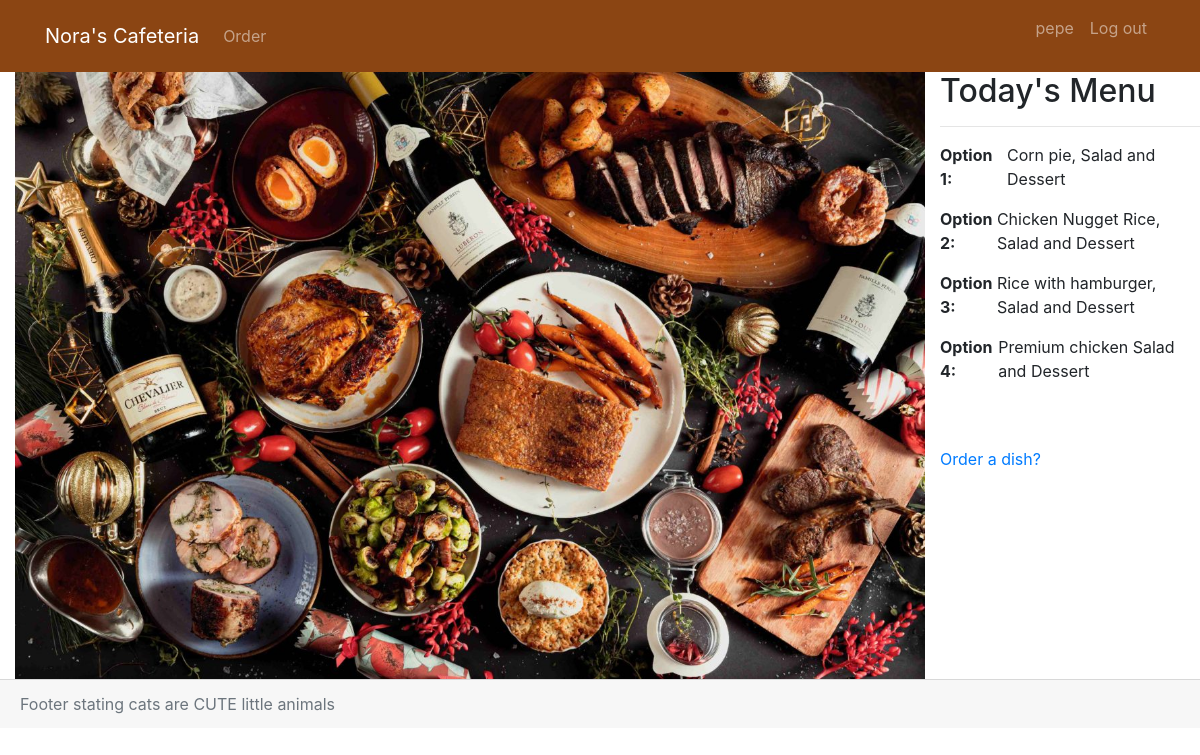
/ (signed in), run on the app's committed database.
### cafeteria/models.py (models this page shows, shortened)
class User(AbstractUser):
    last_name = models.CharField(max_length=100, blank=True, null=True)
    password = models.CharField(max_length=100)
    role = models.CharField(max_length=8, choices=ROLES, default='employee')
    objects = UserManager()
    USERNAME_FIELD = 'username'
    REQUIRED_FIELDS = ['password', 'role']

class Dish(models.Model):
    name = models.CharField(max_length=256, unique=True)

### cafeteria/views.py (the view)
# urls.py: path('', views.home, name='home'),
def home(request):
    date = localtime(now()).date()
    menu = None
    try:
        menu = Menu.objects.get(date=date)
        print(f'Menu uuid: {menu.uuid}')
    except Exception as ex:
        print(f'Error: {ex}')
    is_authenticated = False
    is_admin = False
    if request.user.is_authenticated:
        print('User authenticated')
        is_authenticated = True
        role = request.user.role.lower()
        if role == 'admin':
            is_admin = True
    return render(request, 'cafeteria/home.html', {
        'menu': menu,
        'is_authenticated': is_authenticated,
        'is_admin': is_admin
    })

### cafeteria/templates/cafeteria/home.html (shortened to what this page needs)
{% extends 'cafeteria/base.html' %}
{% block 'body' %}
    {% load static %}
    <div class="d-flex justify-content-start">
        <div class="menu-image">
            <div class="col-auto">
                <img src="{% static 'images/home_img.jpg' %}" alt="Nora's Cafeteria" class="img-fluid">
            </div>
        </div>
        <div class="menu-text">
            {% if menu %}
                <h2 class="main-title text-left">Today's Menu</h2>
                <hr class="hr-style-left" />
                {% for dish in menu.dishes.all %}
                    <div class="menu-content d-flex space-between">
                        <p style="font-weight: bold;">Option {{ forloop.counter }}:</p>
                        <p class="menu-menu">{{ dish.name }}</p>
                    </div>
                {% endfor %}
                <br><br>
                {% if is_admin %}
                    <a href="{% url 'menu_form' %}">Edit menu?</a>
                {% else %}
                    <a href="{% url 'order_form' %}">Order a dish?</a>
                {% endif %}
            {% endif %}
        </div>
    </div>
    <div class="card-footer w-100 text-muted">
        Footer stating cats are CUTE little animals
    </div>
{% endblock %}

### cafeteria/templates/cafeteria/nav.html (shortened to what this page needs)
{% load static %}
<nav class="navbar navbar-expand-lg navbar-dark" style="background-color: saddlebrown">
    <div class="container">
        <a class="navbar-brand" href="{% url 'home' %}">Nora's Cafeteria</a>
        <div class="navbar-collapse collapse w-100 order-1 order-md-0 dual-collapse2">
            <ul class="navbar-nav mr-auto">
                <li class="nav-item-active">
                    <a class="nav-link" href="{% url 'order_form' %}">Order</a>
                </li>
            </ul>
        </div>
        <div class="navbar-collapse collapse w-100 order-1 order-md-0 dual-collapse2">
            <ul class="navbar-nav ml-auto">
                {% if user.is_authenticated %}
                    <li class="nav-item-active ml-auto">
                        <p class="nav-link" >{{ user.username }}</p>
                    </li>
                    <li class="nav-item-active ml-auto">
                        <a class="nav-link" href="{% url 'logout' %}">Log out</a>
                    </li>
                {% else %}
                    <li class="nav-item-active ml-auto">
                        <a class="nav-link" href="{% url 'login' %}">Log in</a>
                    </li>
                {% endif %}
            </ul>
        </div>
    </div>
</nav>

### data on the page
User: username "pepe"
Dish: name "Corn pie, Salad and Dessert"
Dish: name "Chicken Nugget Rice, Salad and Dessert"
Dish: name "Rice with hamburger, Salad and Dessert"
Dish: name "Premium chicken Salad and Dessert"
